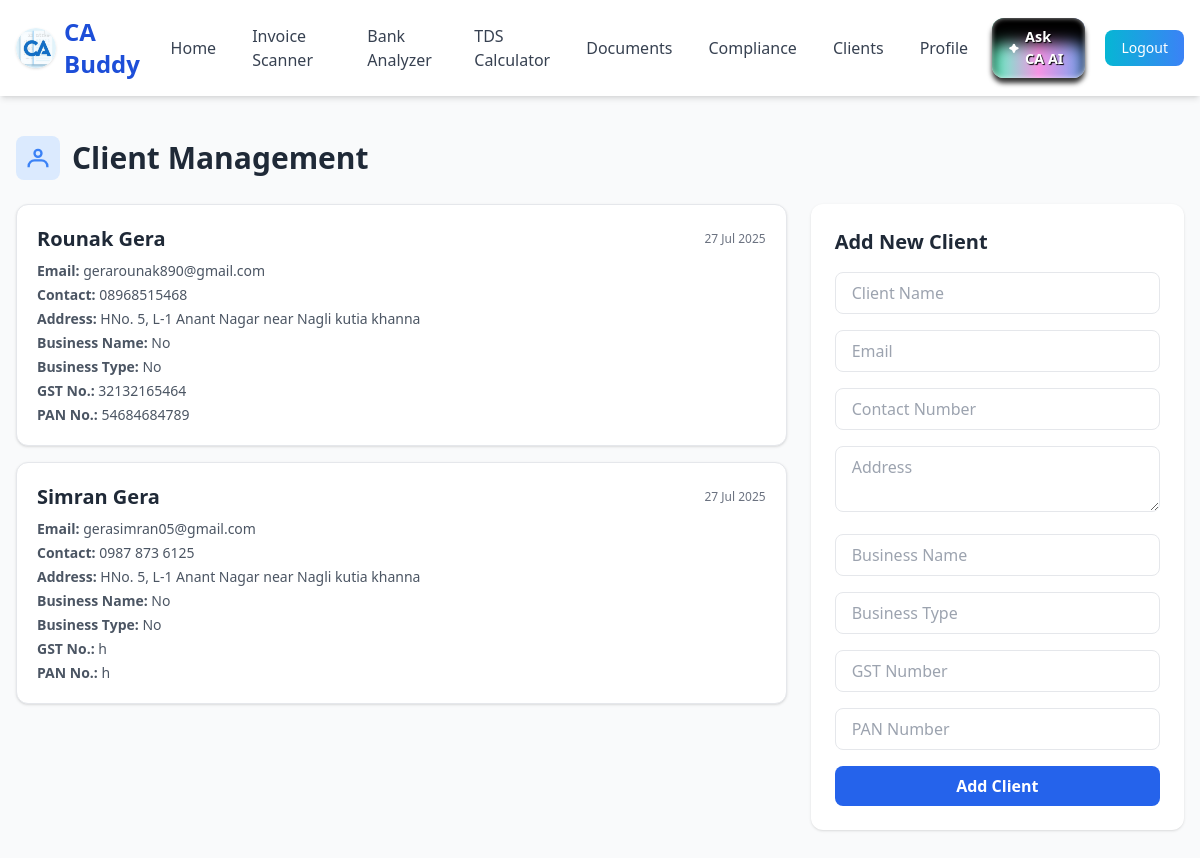
Screenshot of /clients/ (signed in) with the database file from the repository.
### invoice_scanner/models.py (models this page shows, shortened)
class Clients(models.Model):
    id = models.UUIDField(primary_key=True, default=uuid.uuid4, editable=False)
    ca_id = models.ForeignKey(User, on_delete=models.CASCADE, related_name='clients')
    name = models.CharField(max_length=100)
    email = models.EmailField()
    contact = models.CharField(max_length=20)
    address = models.TextField()
    business_type = models.CharField(max_length=100)
    business_name = models.CharField(max_length=100)
    gst_number = models.CharField(max_length=20)
    pan_number = models.CharField(max_length=20)
    created_at = models.DateTimeField(auto_now_add=True)

### invoice_scanner/views.py (the view, shortened to what this page needs)
# urls.py: path('clients/', views.clients, name='clients'),
def clients(request):
    objs = Clients.objects.filter(ca_id = request.user)
    return render(request, 'clients.html', context={'clients' : objs})

### invoice_scanner/templates/clients.html (shortened to what this page needs)
{% extends "base.html" %}
{% block content %}
<section class="max-w-7xl mx-auto px-4 py-10">
    <div class="flex items-center gap-3 mb-6">
        <span class="bg-blue-100 p-2 rounded-lg">
            <svg class="w-7 h-7 text-blue-500" fill="none" stroke="currentColor" stroke-width="2" viewBox="0 0 24 24">
                <path d="M12 11c1.657 0 3-1.343 3-3s-1.343-3-3-3 -3 1.343-3 3 1.343 3 3 3z" />
                <path d="M4 20v-1c0-2.761 2.239-5 5-5h6c2.761 0 5 2.239 5 5v1" />
            </svg>
        </span>
        <h1 class="text-3xl font-bold text-gray-800">Client Management</h1>
    </div>
    <div class="grid grid-cols-1 md:grid-cols-3 gap-6">
        <div class="md:col-span-2 space-y-4">
            {% if clients %}
                {% for client in clients %}
                <div class="bg-white border rounded-xl shadow p-5 hover:shadow-lg transition">
                    <div class="flex justify-between items-center mb-2">
                        <h3 class="text-xl font-semibold text-gray-800">{{ client.name }}</h3>
                        <span class="text-xs text-gray-500">{{ client.created_at|date:"d M Y" }}</span>
                    </div>
                    <p class="text-sm text-gray-600 mb-1"><strong>Email:</strong> {{ client.email }}</p>
                    <p class="text-sm text-gray-600 mb-1"><strong>Contact:</strong> {{ client.contact }}</p>
                    <p class="text-sm text-gray-600 mb-1"><strong>Address:</strong> {{ client.address }}</p>
                    <p class="text-sm text-gray-600 mb-1"><strong>Business Name:</strong> {{ client.business_name }}</p>
                    <p class="text-sm text-gray-600 mb-1"><strong>Business Type:</strong> {{ client.business_type }}</p>
                    <p class="text-sm text-gray-600 mb-1"><strong>GST No.:</strong> {{ client.gst_number }}</p>
                    <p class="text-sm text-gray-600"><strong>PAN No.:</strong> {{ client.pan_number }}</p>
                </div>
                {% endfor %}
            {% else %}
                <p class="text-gray-500">No clients added yet.</p>
            {% endif %}
        </div>
        <div class="bg-white rounded-xl shadow p-6">
            <h2 class="text-xl font-semibold text-gray-800 mb-4">Add New Client</h2>
            <form method="post" action="">
                <div class="space-y-4">
                    <input type="text" name="name" placeholder="Client Name" required class="w-full px-4 py-2 border rounded-lg">
                    <input type="email" name="email" placeholder="Email" required class="w-full px-4 py-2 border rounded-lg">
                    <input type="text" name="contact" placeholder="Contact Number" required class="w-full px-4 py-2 border rounded-lg">
                    <textarea name="address" placeholder="Address" rows="2" required class="w-full px-4 py-2 border rounded-lg"></textarea>
                    <input type="text" name="business_name" placeholder="Business Name" required class="w-full px-4 py-2 border rounded-lg">
                    <input type="text" name="business_type" placeholder="Business Type" required class="w-full px-4 py-2 border rounded-lg">
                    <input type="text" name="gst_number" placeholder="GST Number" required class="w-full px-4 py-2 border rounded-lg">
                    <input type="text" name="pan_number" placeholder="PAN Number" required class="w-full px-4 py-2 border rounded-lg">
                    <button type="submit"
                        class="w-full bg-blue-600 text-white font-semibold py-2 rounded-lg hover:bg-blue-700 transition">
                        Add Client
                    </button>
                </div>
            </form>
        </div>
    </div>
</section>
{% endblock %}

### invoice_scanner/templates/base.html (style rules this page uses)
body { background-color: #f9fafb; }

### rows the page displays
Clients: name "Rounak Gera", created_at "27 Jul 2025", email "gerarounak890@gmail.com", contact "08968515468", address "HNo. 5, L-1 Anant Nagar near Nagli kutia khanna", business_name "No", business_type "No", gst_number "32132165464", pan_number "54684684789"
Clients: name "Simran Gera", created_at "27 Jul 2025", email "gerasimran05@gmail.com", contact "0987 873 6125", address "HNo. 5, L-1 Anant Nagar near Nagli kutia khanna", business_name "No", business_type "No", gst_number "h", pan_number "h"
